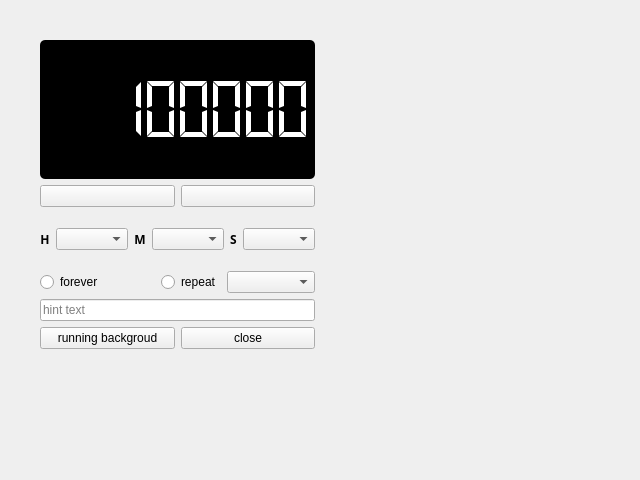
<?xml version="1.0" encoding="UTF-8"?>
<ui version="4.0">
 <class>app_widget</class>
 <widget class="QWidget" name="app_widget">
  <property name="geometry">
   <rect>
    <x>0</x>
    <y>0</y>
    <width>640</width>
    <height>480</height>
   </rect>
  </property>
  <property name="windowTitle">
   <string>Form</string>
  </property>
  <widget class="QWidget" name="layoutWidget">
   <property name="geometry">
    <rect>
     <x>20</x>
     <y>20</y>
     <width>315</width>
     <height>349</height>
    </rect>
   </property>
   <layout class="QVBoxLayout" name="app_layout">
    <property name="leftMargin">
     <number>20</number>
    </property>
    <property name="topMargin">
     <number>20</number>
    </property>
    <property name="rightMargin">
     <number>20</number>
    </property>
    <property name="bottomMargin">
     <number>20</number>
    </property>
    <item>
     <widget class="QLCDNumber" name="timer_lcd">
      <property name="minimumSize">
       <size>
        <width>271</width>
        <height>73</height>
       </size>
      </property>
      <property name="font">
       <font>
        <family>Agency FB</family>
        <pointsize>36</pointsize>
       </font>
      </property>
      <property name="styleSheet">
       <string notr="true">QLCDNumber{
	color:rgb(255, 255, 255);
	background-color:rgb(0, 0, 0);
	border-radius: 5px;
}</string>
      </property>
      <property name="digitCount">
       <number>8</number>
      </property>
      <property name="segmentStyle">
       <enum>QLCDNumber::Flat</enum>
      </property>
      <property name="value" stdset="0">
       <double>12345678.000000000000000</double>
      </property>
     </widget>
    </item>
    <item>
     <layout class="QVBoxLayout" name="verticalLayout">
      <item>
       <layout class="QHBoxLayout" name="horizontalLayout">
        <item>
         <widget class="QPushButton" name="play_pause_btn">
          <property name="text">
           <string/>
          </property>
          <property name="icon">
           <iconset>
            <normaloff>play-button.png</normaloff>play-button.png</iconset>
          </property>
          <property name="checkable">
           <bool>true</bool>
          </property>
          <property name="checked">
           <bool>false</bool>
          </property>
         </widget>
        </item>
        <item>
         <widget class="QPushButton" name="stop_btn">
          <property name="text">
           <string/>
          </property>
          <property name="icon">
           <iconset>
            <normaloff>stop-button.png</normaloff>stop-button.png</iconset>
          </property>
          <property name="checkable">
           <bool>false</bool>
          </property>
          <property name="checked">
           <bool>false</bool>
          </property>
         </widget>
        </item>
       </layout>
      </item>
      <item>
       <spacer name="verticalSpacer">
        <property name="orientation">
         <enum>Qt::Vertical</enum>
        </property>
        <property name="sizeType">
         <enum>QSizePolicy::Fixed</enum>
        </property>
        <property name="sizeHint" stdset="0">
         <size>
          <width>20</width>
          <height>15</height>
         </size>
        </property>
       </spacer>
      </item>
      <item>
       <layout class="QHBoxLayout" name="horizontalLayout_6">
        <item>
         <layout class="QHBoxLayout" name="horizontalLayout_2">
          <item alignment="Qt::AlignRight">
           <widget class="QLabel" name="label">
            <property name="font">
             <font>
              <family>微軟正黑體</family>
              <weight>75</weight>
              <bold>true</bold>
             </font>
            </property>
            <property name="text">
             <string>H</string>
            </property>
            <property name="alignment">
             <set>Qt::AlignCenter</set>
            </property>
           </widget>
          </item>
          <item alignment="Qt::AlignLeft">
           <widget class="QComboBox" name="hour_combo"/>
          </item>
         </layout>
        </item>
        <item>
         <layout class="QHBoxLayout" name="horizontalLayout_4">
          <item alignment="Qt::AlignRight">
           <widget class="QLabel" name="label_2">
            <property name="font">
             <font>
              <family>微軟正黑體</family>
              <weight>75</weight>
              <bold>true</bold>
             </font>
            </property>
            <property name="text">
             <string>M</string>
            </property>
            <property name="alignment">
             <set>Qt::AlignCenter</set>
            </property>
           </widget>
          </item>
          <item alignment="Qt::AlignLeft">
           <widget class="QComboBox" name="minute_combo">
            <property name="maxCount">
             <number>60</number>
            </property>
           </widget>
          </item>
         </layout>
        </item>
        <item>
         <layout class="QHBoxLayout" name="horizontalLayout_5">
          <item alignment="Qt::AlignRight">
           <widget class="QLabel" name="label_3">
            <property name="font">
             <font>
              <family>微軟正黑體</family>
              <weight>75</weight>
              <bold>true</bold>
             </font>
            </property>
            <property name="text">
             <string>S</string>
            </property>
            <property name="alignment">
             <set>Qt::AlignCenter</set>
            </property>
           </widget>
          </item>
          <item alignment="Qt::AlignLeft">
           <widget class="QComboBox" name="second_combo"/>
          </item>
         </layout>
        </item>
       </layout>
      </item>
      <item>
       <spacer name="verticalSpacer_2">
        <property name="orientation">
         <enum>Qt::Vertical</enum>
        </property>
        <property name="sizeType">
         <enum>QSizePolicy::Fixed</enum>
        </property>
        <property name="sizeHint" stdset="0">
         <size>
          <width>20</width>
          <height>15</height>
         </size>
        </property>
       </spacer>
      </item>
      <item>
       <layout class="QHBoxLayout" name="horizontalLayout_3">
        <item>
         <widget class="QRadioButton" name="forever_radio">
          <property name="text">
           <string>forever</string>
          </property>
         </widget>
        </item>
        <item alignment="Qt::AlignRight">
         <widget class="QRadioButton" name="repeat_radio">
          <property name="text">
           <string>repeat</string>
          </property>
         </widget>
        </item>
        <item>
         <widget class="QComboBox" name="repeat_combo">
          <property name="editable">
           <bool>false</bool>
          </property>
         </widget>
        </item>
       </layout>
      </item>
      <item>
       <widget class="QLineEdit" name="hint_line">
        <property name="layoutDirection">
         <enum>Qt::LeftToRight</enum>
        </property>
        <property name="text">
         <string/>
        </property>
        <property name="placeholderText">
         <string>hint text</string>
        </property>
        <property name="cursorMoveStyle">
         <enum>Qt::LogicalMoveStyle</enum>
        </property>
       </widget>
      </item>
      <item>
       <layout class="QHBoxLayout" name="horizontalLayout_7">
        <item>
         <widget class="QPushButton" name="hide_btn">
          <property name="text">
           <string>running backgroud</string>
          </property>
         </widget>
        </item>
        <item>
         <widget class="QPushButton" name="exit_btn">
          <property name="styleSheet">
           <string notr="true">QPushButton:checked {color: white;}</string>
          </property>
          <property name="text">
           <string>close</string>
          </property>
         </widget>
        </item>
       </layout>
      </item>
     </layout>
    </item>
   </layout>
  </widget>
 </widget>
 <resources/>
 <connections/>
</ui>
